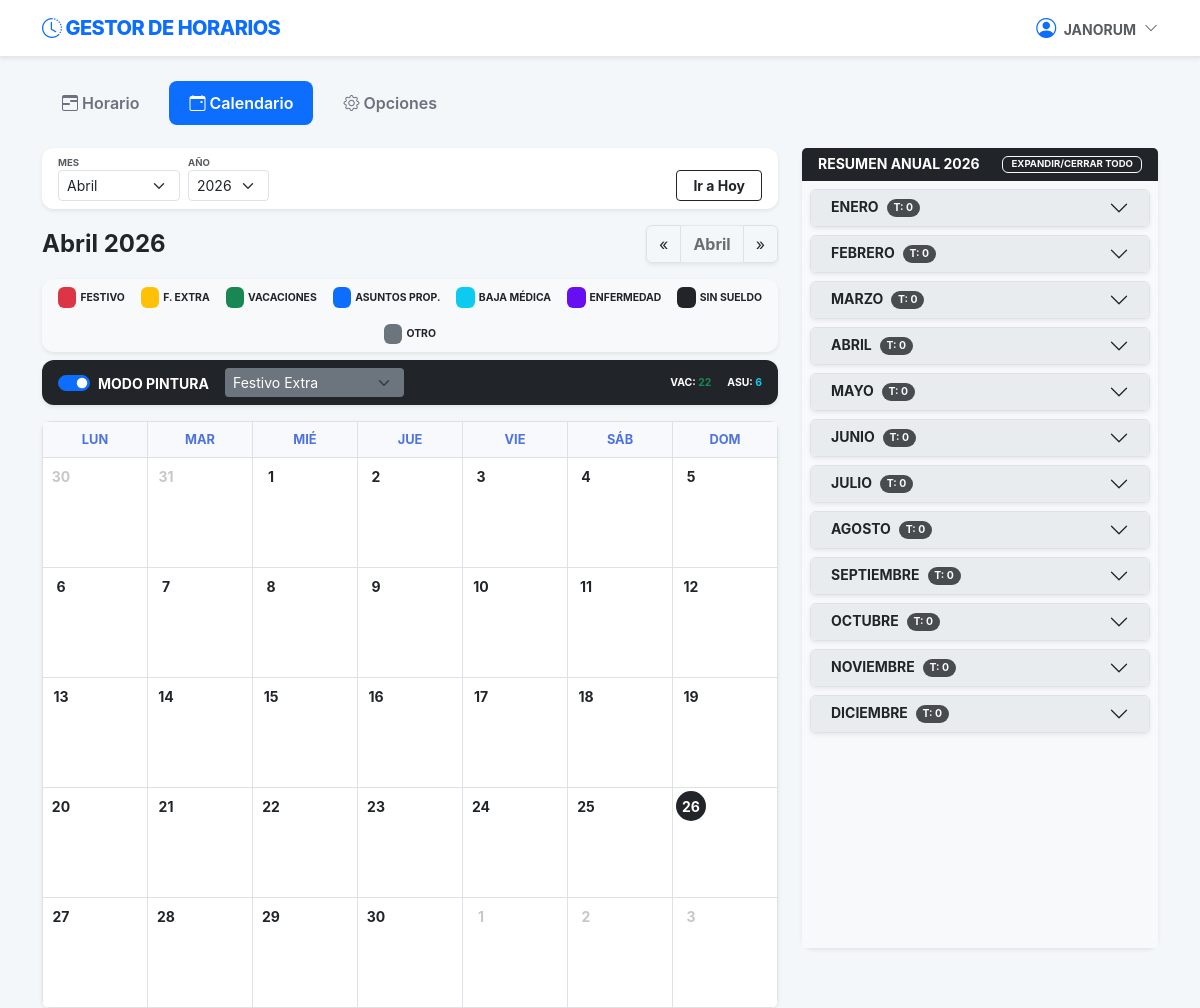
The app's page /calendario/ (signed in), older data.
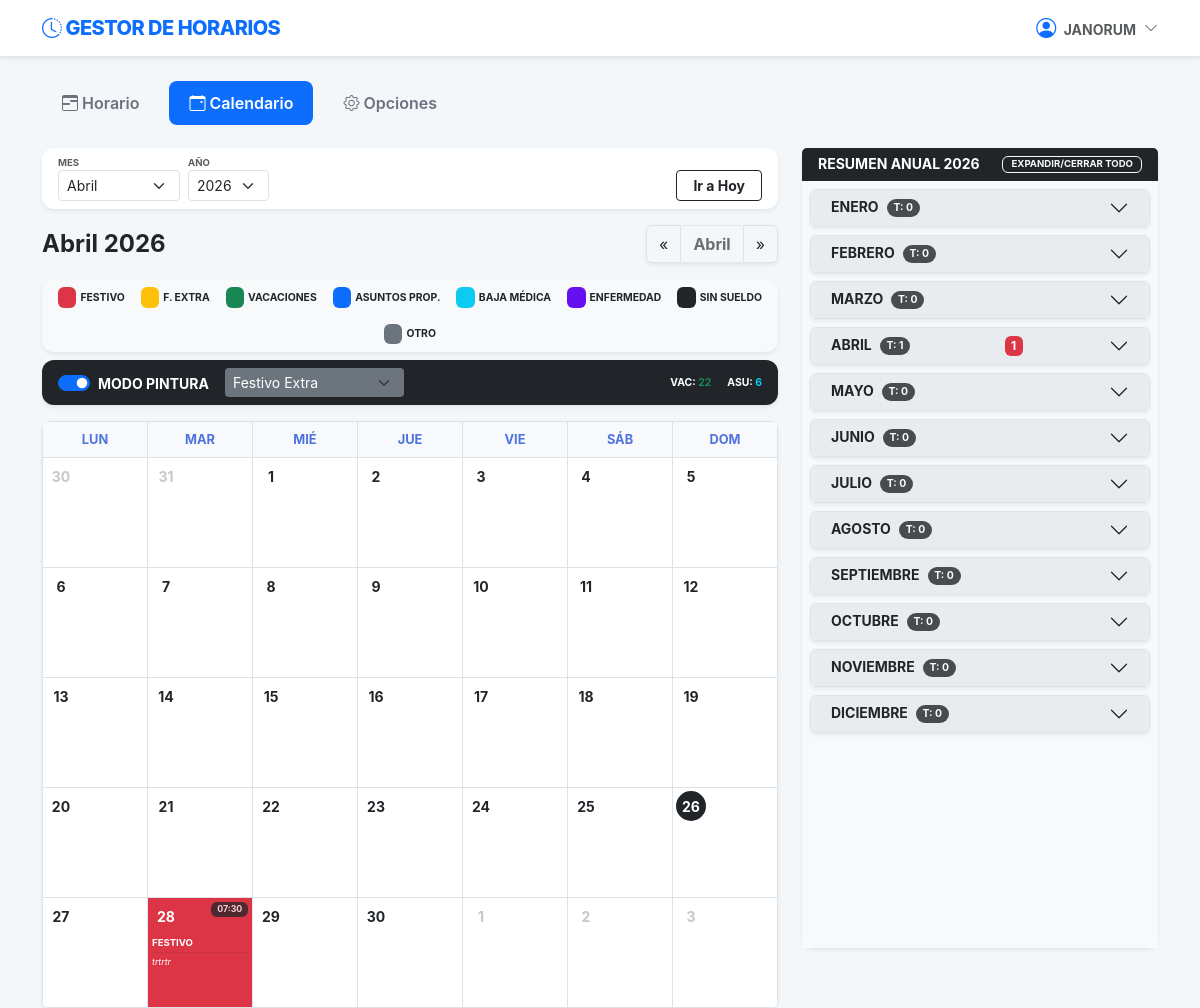
The same page, newer data.
### apps/opciones/models.py (models this page shows, shortened)
class FestivoEspecial(models.Model):
    DIAS = HorarioDefecto.DIAS
    MESES = [
        (1, 'Enero'), (2, 'Febrero'), (3, 'Marzo'), (4, 'Abril'),
        (5, 'Mayo'), (6, 'Junio'), (7, 'Julio'), (8, 'Agosto'),
        (9, 'Septiembre'), (10, 'Octubre'), (11, 'Noviembre'), (12, 'Diciembre')
    ]
    nombre = models.CharField(max_length=100)
    dia = models.PositiveSmallIntegerField()
    mes = models.PositiveSmallIntegerField(choices=MESES)
    usuario = models.ForeignKey(User, on_delete=models.CASCADE)
    class Meta:
        unique_together = ['dia', 'mes', 'usuario']
        verbose_name = "Festivo Especial"
        verbose_name_plural = "Festivos Especiales"

### apps/calendario/views.py (the view)
# urls.py: path('', views.CalendarioView.as_view(), name='ver_calendario'),
class CalendarioView(LoginRequiredMixin, View):
    template_name = 'calendario/calendario.html'
    def get(self, request, *args, **kwargs):
        hoy = datetime.now()
        try:
            año = int(request.GET.get('año', hoy.year))
            mes = int(request.GET.get('mes', hoy.month))
        except ValueError:
            año, mes = hoy.year, hoy.month
        if mes > 12:
            mes = 1
            año += 1
        elif mes < 1:
            mes = 12
            año -= 1
        datos = CalendarioService.obtener_mes(año, mes, request.user)
        nombres_meses = [
            "Enero", "Febrero", "Marzo", "Abril", "Mayo", "Junio",
            "Julio", "Agosto", "Septiembre", "Octubre", "Noviembre", "Diciembre"
        ]
        context = {
            'semanas': datos['semanas'],
            'resumen_anual': datos['resumen_anual'],
            'tipos_opciones': datos['tipos_opciones'],
            'saldo': datos['saldo'],  # Objeto SaldoDias
            'nombre_mes': nombres_meses[mes-1],
            'año': año,
            'mes': mes,
            'range_años': range(hoy.year - 5, hoy.year + 6),
            'año_hoy': hoy.year,
            'mes_hoy': hoy.month,
            'usuario': request.user,
        }
        return render(request, self.template_name, context)

### apps/calendario/services/calendario_service.py (called while the page is built)
    @classmethod
    def actualizar_y_obtener_saldos(cls, usuario):
        anio_actual = date.today().year
        saldo, _ = SaldoDias.objects.get_or_create(usuario=usuario, anio=anio_actual)
        eventos = EventoCalendario.objects.filter(
            usuario=usuario,
            fecha__year=anio_actual
        ).values('tipo').annotate(total=Count('id'))
        vac_gastadas = 0
        asu_gastados = 0
        for e in eventos:
            if e['tipo'] in ['VACACIONES', 'VAC']:
                vac_gastadas = e['total']
            elif e['tipo'] in ['ASUNTOS_PROPIOS', 'ASU']:
                asu_gastados = e['total']
        saldo.vacaciones_disfrutadas = vac_gastadas
        saldo.asuntos_disfrutados = asu_gastados
        saldo.save()
        return saldo

### apps/horario/services/horario_service.py (called while the page is built)
    @staticmethod
    def decimal_a_hhmm(horas_decimales: float) -> str:
        if horas_decimales <= 0:
            return "00:00"
        horas = int(horas_decimales)
        minutos = int(round((horas_decimales - horas) * 60))
        if minutos == 60:
            horas += 1
            minutos = 0
        return f"{horas:02d}:{minutos:02d}"

### apps/calendario/templates/calendario/calendario.html (shortened to what the changed rows need)
{% extends "base.html" %}
{% block content %}
<div class="row g-4">
    <div class="col-xl-8">
        <div class="card shadow-sm border-0 rounded-3 overflow-hidden" id="contenedorCalendario">
            <table class="table table-bordered mb-0 text-center" style="table-layout: fixed; user-select: none;">
                <thead class="bg-light small fw-bold text-muted">
                    <tr>
                        <th>LUN</th><th>MAR</th><th>MIÉ</th><th>JUE</th><th>VIE</th><th>SÁB</th><th>DOM</th>
                    </tr>
                </thead>
                <tbody>
                    {% for semana in semanas %}
                    <tr style="height: 110px;">
                        {% for dia in semana %}
                        <td id="celda-{{ dia.fecha }}"
                            class="p-0 position-relative dia-calendario modo-pincel {{ dia.tipo_raw }} {% if not dia.es_mes_actual %}opacity-25{% endif %} {% if dia.es_hoy %}dia-hoy{% endif %}"
                            style="cursor: pointer; vertical-align: top;"
                            data-fecha="{{ dia.fecha }}"
                            data-dia-semana="{{ forloop.counter }}"
                            data-es-oficial="{{ dia.es_oficial|yesno:'true,false' }}"
                            onmousedown="iniciarArrastre(this)"
                            onmouseenter="pintarEnArrastre(this)"
                            onclick="manejadorClickDia(this)">
                            <div class="p-1 h-100 d-flex flex-column text-start pointer-none">
                                <div class="d-flex justify-content-between align-items-start mb-1">
                                    <span class="fw-bold small numero-dia">{{ dia.dia }}</span>
                                    {% if dia.total_str %}
                                        <span class="badge bg-dark opacity-75" style="font-size:0.55rem; color: white !important;">{{ dia.total_str }}</span>
                                    {% endif %}
                                </div>
                                <div class="mt-1 d-flex flex-column info-dia">
                                    {% if dia.tipo_dia %}
                                    <div class="fw-bolder text-uppercase text-truncate label-tipo" style="font-size: 0.6rem; line-height: 1;">{{ dia.tipo_dia }}</div>
                                    {% if dia.descripcion %}
                                    <div class="opacity-90 mt-1 pt-1 border-top border-dark border-opacity-10 label-desc" style="font-size: 0.55rem; line-height: 1.1; font-style: italic;">{{ dia.descripcion }}</div>
                                    {% endif %}
                                    {% endif %}
                                </div>
                            </div>
                        </td>
                        {% endfor %}
                    </tr>
                    {% endfor %}
                </tbody>
            </table>
        </div>
    </div>
    <div class="col-xl-4">
        <div class="card shadow-sm border-0 h-100 d-flex flex-column" style="max-height: 800px;">
            <div class="card-body p-0 overflow-auto bg-light">
                <div class="accordion accordion-flush p-2" id="accFestivos">
                    {% for mes_nombre, info in resumen_anual.items %}
                    <div class="accordion-item border rounded shadow-sm mb-2 overflow-hidden item-mes-resumen" id="mes-resumen-{{ forloop.counter }}">
                        <h2 class="accordion-header">
                            <button class="accordion-button collapsed py-2 d-flex align-items-center bg-custom-mes text-dark shadow-none border-0" type="button" data-bs-toggle="collapse" data-bs-target="#m{{ forloop.counter }}">
                                <span class="fw-bold small me-2">{{ mes_nombre|upper }}</span>
                                <span class="badge bg-dark rounded-pill me-auto badge-total" style="font-size: 0.65rem; opacity: 0.8; color: white !important;">T: {{ info.eventos|length }}</span>
                                <div class="d-flex gap-1 ms-2 container-badges">
                                    {% for tipo, cantidad in info.conteos.items %}
                                        <span class="badge {{ tipo }} p-1 badge-conteo" data-tipo="{{ tipo }}" style="min-width: 18px;">{{ cantidad }}</span>
                                    {% endfor %}
                                </div>
                            </button>
                        </h2>
                    </div>
                    {% endfor %}
                </div>
            </div>
        </div>
    </div>
</div>
{% endblock %}

Row changes from the older to the newer data that the page shows:
added FestivoEspecial: descripcion "trtrtr"
Text that changed along with them:
list line gone: "28"
new list line: "28 07:30 FESTIVO"
new list line: "ABRIL T: 1 1"
list line gone: "ABRIL T: 0"
